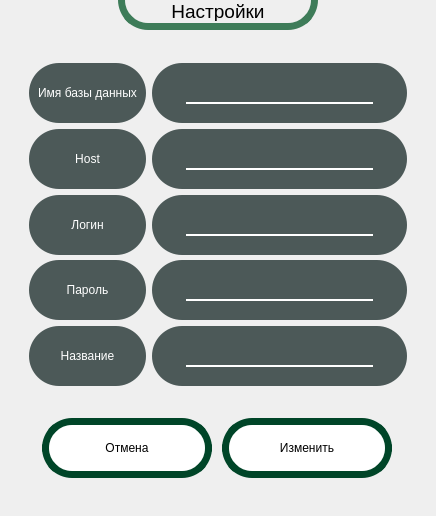
<?xml version="1.0" encoding="UTF-8"?>
<ui version="4.0">
 <class>Settings</class>
 <widget class="QDialog" name="Settings">
  <property name="geometry">
   <rect>
    <x>0</x>
    <y>0</y>
    <width>436</width>
    <height>516</height>
   </rect>
  </property>
  <property name="minimumSize">
   <size>
    <width>436</width>
    <height>516</height>
   </size>
  </property>
  <property name="maximumSize">
   <size>
    <width>436</width>
    <height>516</height>
   </size>
  </property>
  <property name="windowTitle">
   <string>Dialog</string>
  </property>
  <layout class="QGridLayout" name="gridLayout">
   <property name="topMargin">
    <number>0</number>
   </property>
   <item row="1" column="0">
    <widget class="QWidget" name="widget" native="true">
     <layout class="QGridLayout" name="gridLayout_2">
      <item row="1" column="0">
       <widget class="QWidget" name="widget_3" native="true">
        <layout class="QGridLayout" name="gridLayout_3">
         <property name="topMargin">
          <number>18</number>
         </property>
         <item row="2" column="1">
          <widget class="QWidget" name="widget_8" native="true">
           <property name="minimumSize">
            <size>
             <width>0</width>
             <height>60</height>
            </size>
           </property>
           <property name="maximumSize">
            <size>
             <width>16777215</width>
             <height>60</height>
            </size>
           </property>
           <property name="styleSheet">
            <string notr="true">background:#4C5958;
border-radius:30</string>
           </property>
           <layout class="QGridLayout" name="gridLayout_12">
            <item row="0" column="0">
             <widget class="QLineEdit" name="LEDBLogin">
              <property name="styleSheet">
               <string notr="true">border: 0px solid red;
border-bottom: 2px solid white;
color:white;
height: 25px;
margin: 10 25</string>
              </property>
              <property name="alignment">
               <set>Qt::AlignmentFlag::AlignCenter</set>
              </property>
             </widget>
            </item>
           </layout>
          </widget>
         </item>
         <item row="1" column="0">
          <widget class="QWidget" name="widget_5" native="true">
           <property name="minimumSize">
            <size>
             <width>0</width>
             <height>60</height>
            </size>
           </property>
           <property name="maximumSize">
            <size>
             <width>16777215</width>
             <height>60</height>
            </size>
           </property>
           <property name="styleSheet">
            <string notr="true">background:#4C5958;
border-radius:30</string>
           </property>
           <layout class="QGridLayout" name="gridLayout_8">
            <item row="0" column="0">
             <widget class="QLabel" name="label_5">
              <property name="layoutDirection">
               <enum>Qt::LayoutDirection::LeftToRight</enum>
              </property>
              <property name="styleSheet">
               <string notr="true">color:white</string>
              </property>
              <property name="text">
               <string>Host</string>
              </property>
              <property name="alignment">
               <set>Qt::AlignmentFlag::AlignCenter</set>
              </property>
             </widget>
            </item>
           </layout>
          </widget>
         </item>
         <item row="2" column="0">
          <widget class="QWidget" name="widget_7" native="true">
           <property name="minimumSize">
            <size>
             <width>0</width>
             <height>60</height>
            </size>
           </property>
           <property name="maximumSize">
            <size>
             <width>16777215</width>
             <height>60</height>
            </size>
           </property>
           <property name="styleSheet">
            <string notr="true">background:#4C5958;
border-radius:30</string>
           </property>
           <layout class="QGridLayout" name="gridLayout_7">
            <item row="0" column="0">
             <widget class="QLabel" name="label_4">
              <property name="layoutDirection">
               <enum>Qt::LayoutDirection::LeftToRight</enum>
              </property>
              <property name="styleSheet">
               <string notr="true">color:white</string>
              </property>
              <property name="text">
               <string>Логин</string>
              </property>
              <property name="alignment">
               <set>Qt::AlignmentFlag::AlignCenter</set>
              </property>
             </widget>
            </item>
           </layout>
          </widget>
         </item>
         <item row="1" column="1">
          <widget class="QWidget" name="widget_6" native="true">
           <property name="minimumSize">
            <size>
             <width>0</width>
             <height>60</height>
            </size>
           </property>
           <property name="maximumSize">
            <size>
             <width>16777215</width>
             <height>60</height>
            </size>
           </property>
           <property name="styleSheet">
            <string notr="true">background:#4C5958;
border-radius:30</string>
           </property>
           <layout class="QGridLayout" name="gridLayout_11">
            <item row="0" column="0">
             <widget class="QLineEdit" name="LEDBHost">
              <property name="styleSheet">
               <string notr="true">border: 0px solid red;
border-bottom: 2px solid white;
color:white;
height: 25px;
margin: 10 25</string>
              </property>
              <property name="alignment">
               <set>Qt::AlignmentFlag::AlignCenter</set>
              </property>
             </widget>
            </item>
           </layout>
          </widget>
         </item>
         <item row="3" column="0">
          <widget class="QWidget" name="widget_9" native="true">
           <property name="minimumSize">
            <size>
             <width>0</width>
             <height>60</height>
            </size>
           </property>
           <property name="maximumSize">
            <size>
             <width>16777215</width>
             <height>60</height>
            </size>
           </property>
           <property name="styleSheet">
            <string notr="true">background:#4C5958;
border-radius:30</string>
           </property>
           <layout class="QGridLayout" name="gridLayout_6">
            <item row="0" column="0">
             <widget class="QLabel" name="label_3">
              <property name="layoutDirection">
               <enum>Qt::LayoutDirection::LeftToRight</enum>
              </property>
              <property name="styleSheet">
               <string notr="true">color:white</string>
              </property>
              <property name="text">
               <string>Пароль</string>
              </property>
              <property name="alignment">
               <set>Qt::AlignmentFlag::AlignCenter</set>
              </property>
             </widget>
            </item>
           </layout>
          </widget>
         </item>
         <item row="4" column="1">
          <widget class="QWidget" name="widget_13" native="true">
           <property name="minimumSize">
            <size>
             <width>0</width>
             <height>60</height>
            </size>
           </property>
           <property name="maximumSize">
            <size>
             <width>16777215</width>
             <height>60</height>
            </size>
           </property>
           <property name="styleSheet">
            <string notr="true">background:#4C5958;
border-radius:30</string>
           </property>
           <layout class="QGridLayout" name="gridLayout_14">
            <item row="0" column="0">
             <widget class="QLineEdit" name="LEDBTitle">
              <property name="styleSheet">
               <string notr="true">border: 0px solid red;
border-bottom: 2px solid white;
color:white;
height: 25px;
margin: 10 25</string>
              </property>
              <property name="alignment">
               <set>Qt::AlignmentFlag::AlignCenter</set>
              </property>
             </widget>
            </item>
           </layout>
          </widget>
         </item>
         <item row="0" column="0">
          <widget class="QWidget" name="widget_2" native="true">
           <property name="minimumSize">
            <size>
             <width>0</width>
             <height>60</height>
            </size>
           </property>
           <property name="maximumSize">
            <size>
             <width>16777215</width>
             <height>60</height>
            </size>
           </property>
           <property name="styleSheet">
            <string notr="true">background:#4C5958;
border-radius:30</string>
           </property>
           <layout class="QGridLayout" name="gridLayout_9">
            <item row="0" column="0">
             <widget class="QLabel" name="label_6">
              <property name="layoutDirection">
               <enum>Qt::LayoutDirection::LeftToRight</enum>
              </property>
              <property name="styleSheet">
               <string notr="true">color:white</string>
              </property>
              <property name="text">
               <string>Имя базы данных</string>
              </property>
              <property name="alignment">
               <set>Qt::AlignmentFlag::AlignCenter</set>
              </property>
             </widget>
            </item>
           </layout>
          </widget>
         </item>
         <item row="3" column="1">
          <widget class="QWidget" name="widget_12" native="true">
           <property name="minimumSize">
            <size>
             <width>0</width>
             <height>60</height>
            </size>
           </property>
           <property name="maximumSize">
            <size>
             <width>16777215</width>
             <height>60</height>
            </size>
           </property>
           <property name="styleSheet">
            <string notr="true">background:#4C5958;
border-radius:30</string>
           </property>
           <layout class="QGridLayout" name="gridLayout_13">
            <item row="0" column="0">
             <widget class="QLineEdit" name="LEDBPassword">
              <property name="styleSheet">
               <string notr="true">border: 0px solid red;
border-bottom: 2px solid white;
color:white;

height: 25px;
margin: 10 25</string>
              </property>
              <property name="inputMask">
               <string/>
              </property>
              <property name="text">
               <string/>
              </property>
              <property name="alignment">
               <set>Qt::AlignmentFlag::AlignCenter</set>
              </property>
             </widget>
            </item>
           </layout>
          </widget>
         </item>
         <item row="4" column="0">
          <widget class="QWidget" name="widget_10" native="true">
           <property name="minimumSize">
            <size>
             <width>0</width>
             <height>60</height>
            </size>
           </property>
           <property name="maximumSize">
            <size>
             <width>16777215</width>
             <height>60</height>
            </size>
           </property>
           <property name="styleSheet">
            <string notr="true">background:#4C5958;
border-radius:30</string>
           </property>
           <layout class="QGridLayout" name="gridLayout_5">
            <item row="0" column="0">
             <widget class="QLabel" name="label_2">
              <property name="layoutDirection">
               <enum>Qt::LayoutDirection::LeftToRight</enum>
              </property>
              <property name="styleSheet">
               <string notr="true">color:white</string>
              </property>
              <property name="text">
               <string>Название</string>
              </property>
              <property name="alignment">
               <set>Qt::AlignmentFlag::AlignCenter</set>
              </property>
             </widget>
            </item>
           </layout>
          </widget>
         </item>
         <item row="0" column="1">
          <widget class="QWidget" name="widget_4" native="true">
           <property name="minimumSize">
            <size>
             <width>0</width>
             <height>60</height>
            </size>
           </property>
           <property name="maximumSize">
            <size>
             <width>16777215</width>
             <height>60</height>
            </size>
           </property>
           <property name="styleSheet">
            <string notr="true">background:#4C5958;
border-radius:30</string>
           </property>
           <layout class="QGridLayout" name="gridLayout_10">
            <item row="0" column="0">
             <widget class="QLineEdit" name="LEDBName">
              <property name="styleSheet">
               <string notr="true">border: 0px solid red;
border-bottom: 2px solid white;
color:white;
height: 25px;
margin: 10 25</string>
              </property>
              <property name="alignment">
               <set>Qt::AlignmentFlag::AlignCenter</set>
              </property>
             </widget>
            </item>
           </layout>
          </widget>
         </item>
        </layout>
       </widget>
      </item>
      <item row="2" column="0">
       <widget class="QWidget" name="widget_11" native="true">
        <layout class="QGridLayout" name="gridLayout_4">
         <item row="0" column="0" alignment="Qt::AlignmentFlag::AlignBottom">
          <widget class="QWidget" name="widget_15" native="true">
           <layout class="QHBoxLayout" name="horizontalLayout">
            <item>
             <widget class="QPushButton" name="PBCancel">
              <property name="minimumSize">
               <size>
                <width>0</width>
                <height>60</height>
               </size>
              </property>
              <property name="maximumSize">
               <size>
                <width>170</width>
                <height>16777215</height>
               </size>
              </property>
              <property name="styleSheet">
               <string notr="true">QPushButton{
	border-radius:30;
	background-color:white;
	color:black;
	border: 7px solid #004528;
}

QPushButton:hover{
        background-color:#ACACAC;
}</string>
              </property>
              <property name="text">
               <string>Отмена</string>
              </property>
              <property name="autoDefault">
               <bool>false</bool>
              </property>
             </widget>
            </item>
            <item>
             <widget class="QPushButton" name="PBChange">
              <property name="minimumSize">
               <size>
                <width>0</width>
                <height>60</height>
               </size>
              </property>
              <property name="maximumSize">
               <size>
                <width>170</width>
                <height>16777215</height>
               </size>
              </property>
              <property name="styleSheet">
               <string notr="true">QPushButton{
	border-radius:30;
	background-color:white;
	color:black;
	border: 7px solid #004528;
}

QPushButton:hover{
        background-color:#ACACAC;
}</string>
              </property>
              <property name="text">
               <string>Изменить</string>
              </property>
              <property name="autoDefault">
               <bool>false</bool>
              </property>
             </widget>
            </item>
           </layout>
          </widget>
         </item>
        </layout>
       </widget>
      </item>
     </layout>
    </widget>
   </item>
   <item row="0" column="0" alignment="Qt::AlignmentFlag::AlignHCenter">
    <widget class="QWidget" name="widget_14" native="true">
     <property name="minimumSize">
      <size>
       <width>200</width>
       <height>30</height>
      </size>
     </property>
     <property name="maximumSize">
      <size>
       <width>200</width>
       <height>30</height>
      </size>
     </property>
     <property name="styleSheet">
      <string notr="true">border-bottom-right-radius:30;
border-bottom-left-radius:30;

border:7px solid #3E7C59;
border-top:none;</string>
     </property>
     <layout class="QGridLayout" name="gridLayout_15">
      <property name="topMargin">
       <number>1</number>
      </property>
      <item row="0" column="0">
       <widget class="QLabel" name="label">
        <property name="font">
         <font>
          <pointsize>14</pointsize>
         </font>
        </property>
        <property name="styleSheet">
         <string notr="true">border:none;
color:black;</string>
        </property>
        <property name="text">
         <string>Настройки</string>
        </property>
        <property name="alignment">
         <set>Qt::AlignmentFlag::AlignCenter</set>
        </property>
       </widget>
      </item>
     </layout>
    </widget>
   </item>
  </layout>
 </widget>
 <resources/>
 <connections/>
</ui>
